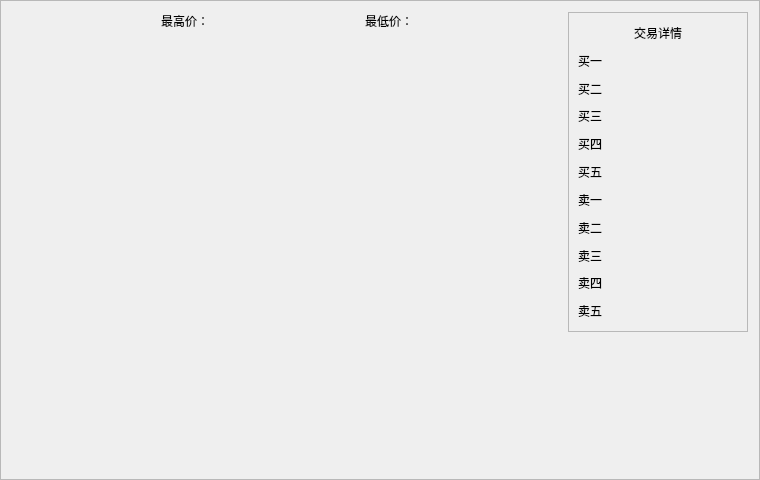
<?xml version="1.0" encoding="UTF-8"?>
<ui version="4.0">
 <class>OnedayStockMangemant</class>
 <widget class="QFrame" name="OnedayStockMangemant">
  <property name="geometry">
   <rect>
    <x>0</x>
    <y>0</y>
    <width>760</width>
    <height>480</height>
   </rect>
  </property>
  <property name="windowTitle">
   <string>Frame</string>
  </property>
  <property name="frameShape">
   <enum>QFrame::StyledPanel</enum>
  </property>
  <property name="frameShadow">
   <enum>QFrame::Raised</enum>
  </property>
  <layout class="QHBoxLayout" name="horizontalLayout">
   <item>
    <layout class="QVBoxLayout" name="verticalLayout">
     <item>
      <layout class="QHBoxLayout" name="stockInfoLayout">
       <item>
        <widget class="QLabel" name="stockName">
         <property name="text">
          <string/>
         </property>
        </widget>
       </item>
       <item>
        <widget class="QLabel" name="label_9">
         <property name="sizePolicy">
          <sizepolicy hsizetype="Fixed" vsizetype="Preferred">
           <horstretch>0</horstretch>
           <verstretch>0</verstretch>
          </sizepolicy>
         </property>
         <property name="text">
          <string>最高价：</string>
         </property>
        </widget>
       </item>
       <item>
        <widget class="QLabel" name="HighestPrice">
         <property name="text">
          <string/>
         </property>
        </widget>
       </item>
       <item>
        <widget class="QLabel" name="label_10">
         <property name="sizePolicy">
          <sizepolicy hsizetype="Fixed" vsizetype="Preferred">
           <horstretch>0</horstretch>
           <verstretch>0</verstretch>
          </sizepolicy>
         </property>
         <property name="text">
          <string>最低价：</string>
         </property>
        </widget>
       </item>
       <item>
        <widget class="QLabel" name="LowestPrice">
         <property name="text">
          <string/>
         </property>
        </widget>
       </item>
      </layout>
     </item>
     <item>
      <widget class="QCustomPlot" name="customPlot" native="true">
       <property name="sizePolicy">
        <sizepolicy hsizetype="MinimumExpanding" vsizetype="MinimumExpanding">
         <horstretch>0</horstretch>
         <verstretch>0</verstretch>
        </sizepolicy>
       </property>
       <property name="minimumSize">
        <size>
         <width>550</width>
         <height>430</height>
        </size>
       </property>
      </widget>
     </item>
    </layout>
   </item>
   <item>
    <layout class="QVBoxLayout" name="verticalLayout_2">
     <item>
      <widget class="QFrame" name="dealInfo">
       <property name="minimumSize">
        <size>
         <width>180</width>
         <height>320</height>
        </size>
       </property>
       <property name="frameShape">
        <enum>QFrame::StyledPanel</enum>
       </property>
       <property name="frameShadow">
        <enum>QFrame::Raised</enum>
       </property>
       <layout class="QVBoxLayout" name="verticalLayout_10">
        <item>
         <widget class="QLabel" name="label_13">
          <property name="text">
           <string>交易详情</string>
          </property>
          <property name="alignment">
           <set>Qt::AlignCenter</set>
          </property>
         </widget>
        </item>
        <item>
         <layout class="QHBoxLayout" name="buy1Layout">
          <item>
           <widget class="QLabel" name="label_16">
            <property name="sizePolicy">
             <sizepolicy hsizetype="Fixed" vsizetype="Preferred">
              <horstretch>0</horstretch>
              <verstretch>0</verstretch>
             </sizepolicy>
            </property>
            <property name="text">
             <string>买一</string>
            </property>
           </widget>
          </item>
          <item>
           <widget class="QLabel" name="buy1Num">
            <property name="text">
             <string/>
            </property>
           </widget>
          </item>
          <item>
           <widget class="QLabel" name="buy1Price">
            <property name="text">
             <string/>
            </property>
           </widget>
          </item>
         </layout>
        </item>
        <item>
         <layout class="QHBoxLayout" name="buy2Layout">
          <item>
           <widget class="QLabel" name="label_19">
            <property name="sizePolicy">
             <sizepolicy hsizetype="Fixed" vsizetype="Preferred">
              <horstretch>0</horstretch>
              <verstretch>0</verstretch>
             </sizepolicy>
            </property>
            <property name="text">
             <string>买二</string>
            </property>
           </widget>
          </item>
          <item>
           <widget class="QLabel" name="buy2Num">
            <property name="text">
             <string/>
            </property>
           </widget>
          </item>
          <item>
           <widget class="QLabel" name="buy2Price">
            <property name="text">
             <string/>
            </property>
           </widget>
          </item>
         </layout>
        </item>
        <item>
         <layout class="QHBoxLayout" name="buy3Layout">
          <item>
           <widget class="QLabel" name="label_22">
            <property name="sizePolicy">
             <sizepolicy hsizetype="Fixed" vsizetype="Preferred">
              <horstretch>0</horstretch>
              <verstretch>0</verstretch>
             </sizepolicy>
            </property>
            <property name="text">
             <string>买三</string>
            </property>
           </widget>
          </item>
          <item>
           <widget class="QLabel" name="buy3Num">
            <property name="text">
             <string/>
            </property>
           </widget>
          </item>
          <item>
           <widget class="QLabel" name="buy3Price">
            <property name="text">
             <string/>
            </property>
           </widget>
          </item>
         </layout>
        </item>
        <item>
         <layout class="QHBoxLayout" name="buy4Layout">
          <item>
           <widget class="QLabel" name="label_25">
            <property name="sizePolicy">
             <sizepolicy hsizetype="Fixed" vsizetype="Preferred">
              <horstretch>0</horstretch>
              <verstretch>0</verstretch>
             </sizepolicy>
            </property>
            <property name="text">
             <string>买四</string>
            </property>
           </widget>
          </item>
          <item>
           <widget class="QLabel" name="buy4Num">
            <property name="text">
             <string/>
            </property>
           </widget>
          </item>
          <item>
           <widget class="QLabel" name="buy4Price">
            <property name="text">
             <string/>
            </property>
           </widget>
          </item>
         </layout>
        </item>
        <item>
         <layout class="QHBoxLayout" name="buy5Layout">
          <item>
           <widget class="QLabel" name="label_28">
            <property name="sizePolicy">
             <sizepolicy hsizetype="Fixed" vsizetype="Preferred">
              <horstretch>0</horstretch>
              <verstretch>0</verstretch>
             </sizepolicy>
            </property>
            <property name="text">
             <string>买五</string>
            </property>
           </widget>
          </item>
          <item>
           <widget class="QLabel" name="buy5Num">
            <property name="text">
             <string/>
            </property>
           </widget>
          </item>
          <item>
           <widget class="QLabel" name="buy5Price">
            <property name="text">
             <string/>
            </property>
           </widget>
          </item>
         </layout>
        </item>
        <item>
         <layout class="QHBoxLayout" name="sell1Layout">
          <item>
           <widget class="QLabel" name="label_31">
            <property name="sizePolicy">
             <sizepolicy hsizetype="Fixed" vsizetype="Preferred">
              <horstretch>0</horstretch>
              <verstretch>0</verstretch>
             </sizepolicy>
            </property>
            <property name="text">
             <string>卖一</string>
            </property>
           </widget>
          </item>
          <item>
           <widget class="QLabel" name="sell1Num">
            <property name="text">
             <string/>
            </property>
           </widget>
          </item>
          <item>
           <widget class="QLabel" name="sell1Price">
            <property name="text">
             <string/>
            </property>
           </widget>
          </item>
         </layout>
        </item>
        <item>
         <layout class="QHBoxLayout" name="sell2Layout">
          <item>
           <widget class="QLabel" name="label_34">
            <property name="sizePolicy">
             <sizepolicy hsizetype="Fixed" vsizetype="Preferred">
              <horstretch>0</horstretch>
              <verstretch>0</verstretch>
             </sizepolicy>
            </property>
            <property name="text">
             <string>卖二</string>
            </property>
           </widget>
          </item>
          <item>
           <widget class="QLabel" name="sell2Num">
            <property name="text">
             <string/>
            </property>
           </widget>
          </item>
          <item>
           <widget class="QLabel" name="sell2Price">
            <property name="text">
             <string/>
            </property>
           </widget>
          </item>
         </layout>
        </item>
        <item>
         <layout class="QHBoxLayout" name="sell3Layout">
          <item>
           <widget class="QLabel" name="label_35">
            <property name="sizePolicy">
             <sizepolicy hsizetype="Fixed" vsizetype="Preferred">
              <horstretch>0</horstretch>
              <verstretch>0</verstretch>
             </sizepolicy>
            </property>
            <property name="text">
             <string>卖三</string>
            </property>
           </widget>
          </item>
          <item>
           <widget class="QLabel" name="sell3Num">
            <property name="text">
             <string/>
            </property>
           </widget>
          </item>
          <item>
           <widget class="QLabel" name="sell3Price">
            <property name="text">
             <string/>
            </property>
           </widget>
          </item>
         </layout>
        </item>
        <item>
         <layout class="QHBoxLayout" name="sell4Layout">
          <item>
           <widget class="QLabel" name="label_36">
            <property name="sizePolicy">
             <sizepolicy hsizetype="Fixed" vsizetype="Preferred">
              <horstretch>0</horstretch>
              <verstretch>0</verstretch>
             </sizepolicy>
            </property>
            <property name="text">
             <string>卖四</string>
            </property>
           </widget>
          </item>
          <item>
           <widget class="QLabel" name="sell4Num">
            <property name="text">
             <string/>
            </property>
           </widget>
          </item>
          <item>
           <widget class="QLabel" name="sell4Price">
            <property name="text">
             <string/>
            </property>
           </widget>
          </item>
         </layout>
        </item>
        <item>
         <layout class="QHBoxLayout" name="sell5Layout">
          <item>
           <widget class="QLabel" name="label_40">
            <property name="sizePolicy">
             <sizepolicy hsizetype="Fixed" vsizetype="Preferred">
              <horstretch>0</horstretch>
              <verstretch>0</verstretch>
             </sizepolicy>
            </property>
            <property name="text">
             <string>卖五</string>
            </property>
           </widget>
          </item>
          <item>
           <widget class="QLabel" name="sell5Num">
            <property name="text">
             <string/>
            </property>
           </widget>
          </item>
          <item>
           <widget class="QLabel" name="sell5Price">
            <property name="text">
             <string/>
            </property>
           </widget>
          </item>
         </layout>
        </item>
       </layout>
      </widget>
     </item>
     <item>
      <spacer name="verticalSpacer">
       <property name="orientation">
        <enum>Qt::Vertical</enum>
       </property>
       <property name="sizeHint" stdset="0">
        <size>
         <width>20</width>
         <height>40</height>
        </size>
       </property>
      </spacer>
     </item>
    </layout>
   </item>
  </layout>
 </widget>
 <customwidgets>
  <customwidget>
   <class>QCustomPlot</class>
   <extends>QWidget</extends>
   <header>qcustomplot.h</header>
   <container>1</container>
  </customwidget>
 </customwidgets>
 <resources/>
 <connections/>
</ui>
